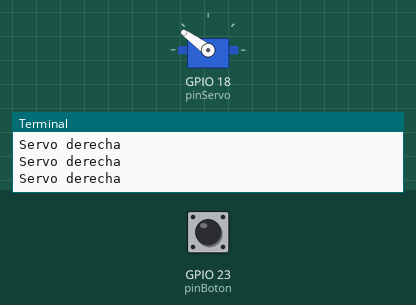
The program below on a simulated Raspberry Pi (BCM pin numbers). Shown: servo, the last lines printed to the terminal. Inputs (shaded band) come from the test bench; at power-on: GPIO 23 (pinBoton) LOW. Servo angles are drawn from the pulse width (0.5 ms = 0°, 2.5 ms = 180°).

Above: at 1.2 s.
1.3 s: GPIO 23 (pinBoton) pulled HIGH for 0.15 s
At 1.4 s:
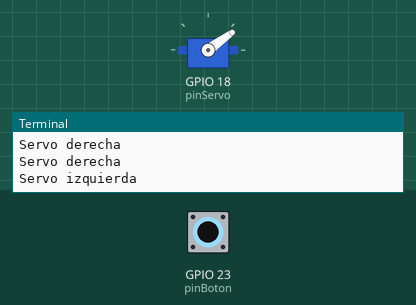
3.0 s: GPIO 23 (pinBoton) pulled HIGH for 3.2 s
At 7.4 s:
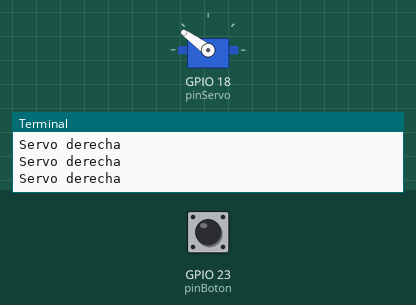
Timing chart, 0 to 8.9 s (numbered marks = the images above; inputs shaded):
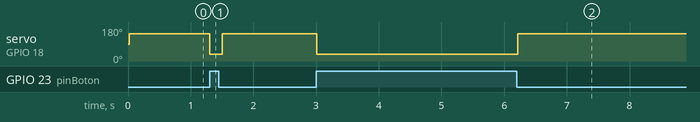

Measured:
- after the input at 1.3 s, servo on GPIO 18 (pinServo): 144° → 36° at once, → 144° 0.20 s later
- after the input at 3.0 s, servo on GPIO 18 (pinServo): 144° → 36° at once, → 144° 3.2 s later

The program:

servoBoton.py
```python
import RPi.GPIO as GPIO
import time

GPIO.setmode(GPIO.BCM)
GPIO.setwarnings(False)

pinServo = 18
pinBoton = 23

#entradas y salidas
GPIO.setup(pinServo, GPIO.OUT)
GPIO.setup(pinBoton, GPIO.IN)

#PWM - Modulacion por ancho de pulsos
servo = GPIO.PWM(pinServo, 50) #50 pulsos
servo.start(7.5) #7.5 pulsos = centro

while True:
    if GPIO.input(pinBoton) == True:
        print("Servo izquierda")
        servo.ChangeDutyCycle(4.5) #girar a la izquierda
        time.sleep(0.1)

    if GPIO.input(pinBoton) == False:
        print("Servo derecha")
        servo.ChangeDutyCycle(10.5) #girar a la derecha
        time.sleep(0.1)

GPIO.cleanup() #limpiar GPIO
```
